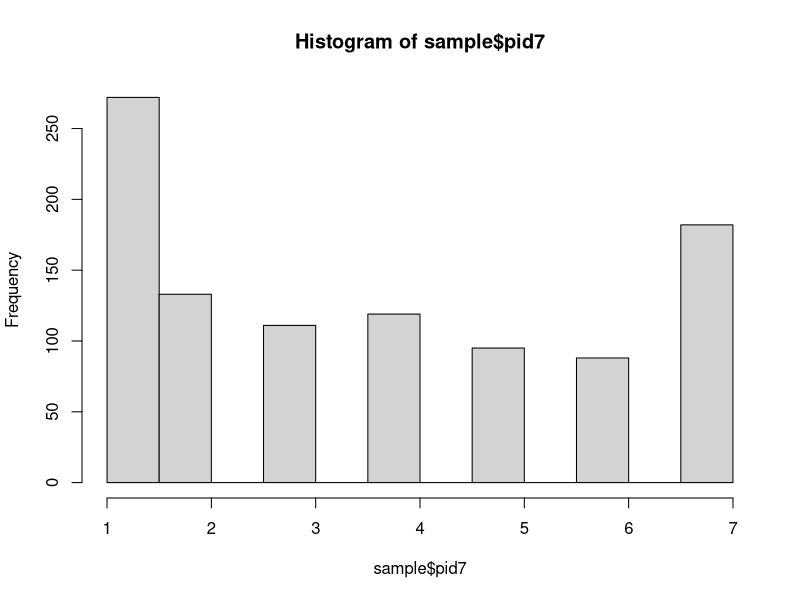

Write R code to recreate this figure.
# Week 1 Practice Code

# Type your name here: Chloe Huang

# Complete these coding tasks, then submit your R file for another student to compare against the example output.

# Problem 1 

# Create a data frame that includes two columns, one named "Animals" and the other named "Foods". The first column should be this vector (note the intentional repeated values): Dog, Cat, Fish, Fish, Lizard



#The second column should be this vector: Bread, Orange, Chocolate, Carrots, Milk


#### Write your code below:
Animals=c("Dog", "Cat", "Fish", "Fish", "Lizard")
Foods=c("Bread", "Orange", "Chocolate", "Carrots", "Milk")
c=data.frame(Animals, Foods)

# Problem 2

# Using the data frame created in Problem 2, use the table() command to create a frequency table for the column called "Animals".

#### Write your code below:
table(c$Animals)

# Problem 3

# Use read.csv() to import the survey data included in this assignment. Using that data, make a histogram of the column called "pid7".


#### Write your code below:
sample=read.csv("cces_sample_coursera.csv")
hist(sample$pid7)
